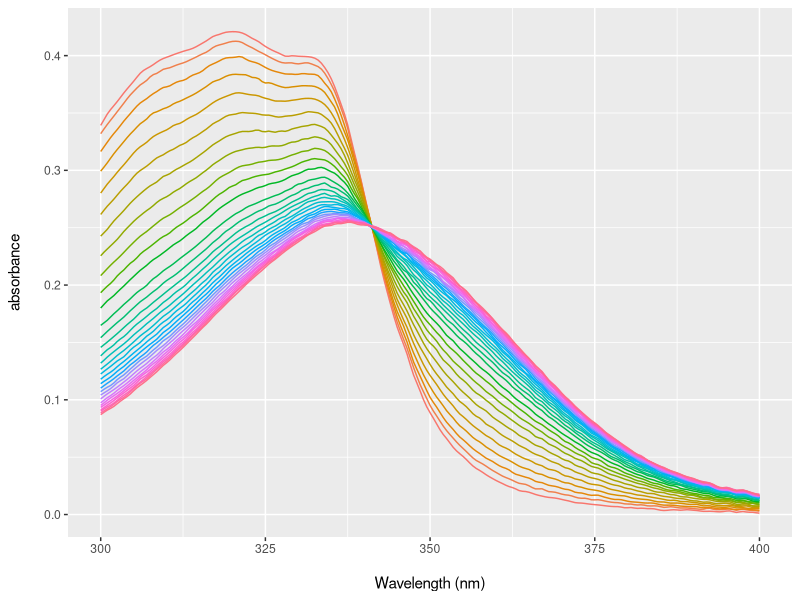

Reproduce this figure in R.
graphics.off()
remove(list = ls())

library(ggplot2)
library(cowplot)
library(reshape2)

valeurs1 <- data.frame(read.csv("1 10 min MDH2 ph6.55 ttes 10s.csv", sep = ';', dec = ".", header = TRUE))
valeurs2 <- data.frame(read.csv("2 10 min MDH2 ph6.55 ttes 10s.csv", sep = ';', dec = ".", header = TRUE))
valeurs3 <- data.frame(read.csv("3 10 min MDH2 ph6.55 ttes 10s.csv", sep = ';', dec = ".", header = TRUE))
#valeurs4 <- data.frame(read.csv("4 10 min MDH2 ph6.55 ttes 10s.csv", sep = ';', dec = ".", header = TRUE))

valeurs <- cbind(valeurs1[-1],valeurs2[-1], valeurs3[-1])#, valeurs4[-1])
c <- 1:ncol(valeurs)
df <- valeurs[ , c%%6==1]
df <- cbind(df, valeurs1[1])
colnames(df) <- c(c(1:31), "wavelength")
df1 <- melt(df, id.vars="wavelength")

g <- ggplot (df1, aes(x= wavelength, y= value, group = variable, color = variable))
g <- g + geom_line()
g <- g + theme(legend.position = "none")
g <- g + scale_x_continuous(name = "\nWavelength (nm)")
g <- g + scale_y_continuous(name = "absorbance\n")
g
save_plot('MDH2 ph6.55 1min.png', g, base_aspect_ratio = 1.3)
